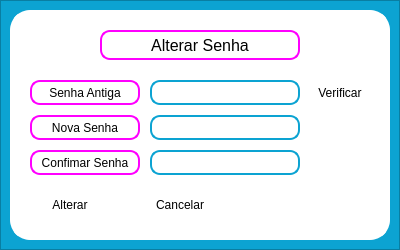
<?xml version="1.0" encoding="UTF-8"?>
<ui version="4.0">
 <class>Dialog_senha</class>
 <widget class="QDialog" name="Dialog_senha">
  <property name="geometry">
   <rect>
    <x>0</x>
    <y>0</y>
    <width>400</width>
    <height>250</height>
   </rect>
  </property>
  <property name="windowTitle">
   <string>Confirmação</string>
  </property>
  <widget class="QFrame" name="frame">
   <property name="geometry">
    <rect>
     <x>0</x>
     <y>0</y>
     <width>400</width>
     <height>250</height>
    </rect>
   </property>
   <property name="styleSheet">
    <string notr="true">background: #0CA3D2</string>
   </property>
   <property name="frameShape">
    <enum>QFrame::StyledPanel</enum>
   </property>
   <property name="frameShadow">
    <enum>QFrame::Raised</enum>
   </property>
   <widget class="QFrame" name="frame_2">
    <property name="geometry">
     <rect>
      <x>10</x>
      <y>10</y>
      <width>380</width>
      <height>230</height>
     </rect>
    </property>
    <property name="styleSheet">
     <string notr="true">background: #FFF;
border: 5px solid #fFf;
border-radius: 20px;
</string>
    </property>
    <property name="frameShape">
     <enum>QFrame::StyledPanel</enum>
    </property>
    <property name="frameShadow">
     <enum>QFrame::Raised</enum>
    </property>
    <widget class="QLabel" name="lb_titulo_modal">
     <property name="geometry">
      <rect>
       <x>90</x>
       <y>20</y>
       <width>200</width>
       <height>30</height>
      </rect>
     </property>
     <property name="font">
      <font>
       <family>Segoe UI</family>
       <pointsize>12</pointsize>
      </font>
     </property>
     <property name="styleSheet">
      <string notr="true">color: #FFF;
border: 2px solid #ff00ff;
border-radius:10px;
background: #FFF;
color: #000</string>
     </property>
     <property name="text">
      <string>Alterar Senha</string>
     </property>
     <property name="alignment">
      <set>Qt::AlignCenter</set>
     </property>
    </widget>
    <widget class="QLabel" name="lb_info">
     <property name="geometry">
      <rect>
       <x>20</x>
       <y>70</y>
       <width>110</width>
       <height>25</height>
      </rect>
     </property>
     <property name="font">
      <font>
       <family>Segoe UI</family>
      </font>
     </property>
     <property name="styleSheet">
      <string notr="true">color: #FFF;
border: 2px solid #ff00ff;
border-radius:10px;
background: #FFF;
color: #000</string>
     </property>
     <property name="text">
      <string>Senha Antiga</string>
     </property>
     <property name="alignment">
      <set>Qt::AlignCenter</set>
     </property>
    </widget>
    <widget class="QLineEdit" name="tx_senha_antiga">
     <property name="geometry">
      <rect>
       <x>140</x>
       <y>70</y>
       <width>150</width>
       <height>25</height>
      </rect>
     </property>
     <property name="styleSheet">
      <string notr="true">color: #FFF;
border: 2px solid #0CA3D2;
border-radius:10px;
background: #FFF;
color: #000;
</string>
     </property>
     <property name="echoMode">
      <enum>QLineEdit::Password</enum>
     </property>
    </widget>
    <widget class="QLabel" name="lb_info_2">
     <property name="geometry">
      <rect>
       <x>20</x>
       <y>105</y>
       <width>110</width>
       <height>25</height>
      </rect>
     </property>
     <property name="font">
      <font>
       <family>Segoe UI</family>
      </font>
     </property>
     <property name="styleSheet">
      <string notr="true">color: #FFF;
border: 2px solid #ff00ff;
border-radius:10px;
background: #FFF;
color: #000</string>
     </property>
     <property name="text">
      <string>Nova Senha</string>
     </property>
     <property name="alignment">
      <set>Qt::AlignCenter</set>
     </property>
    </widget>
    <widget class="QLineEdit" name="tx_senha_antiga_2">
     <property name="enabled">
      <bool>true</bool>
     </property>
     <property name="geometry">
      <rect>
       <x>140</x>
       <y>105</y>
       <width>150</width>
       <height>25</height>
      </rect>
     </property>
     <property name="styleSheet">
      <string notr="true">color: #FFF;
border: 2px solid #0CA3D2;
border-radius:10px;
background: #FFF;
color: #000</string>
     </property>
     <property name="echoMode">
      <enum>QLineEdit::Password</enum>
     </property>
    </widget>
    <widget class="QLabel" name="lb_info_3">
     <property name="enabled">
      <bool>true</bool>
     </property>
     <property name="geometry">
      <rect>
       <x>20</x>
       <y>140</y>
       <width>110</width>
       <height>25</height>
      </rect>
     </property>
     <property name="font">
      <font>
       <family>Segoe UI</family>
      </font>
     </property>
     <property name="styleSheet">
      <string notr="true">color: #FFF;
border: 2px solid #ff00ff;
border-radius:10px;
background: #FFF;
color: #000</string>
     </property>
     <property name="text">
      <string>Confimar Senha</string>
     </property>
     <property name="alignment">
      <set>Qt::AlignCenter</set>
     </property>
    </widget>
    <widget class="QLineEdit" name="tx_senha_antiga_3">
     <property name="geometry">
      <rect>
       <x>140</x>
       <y>140</y>
       <width>150</width>
       <height>25</height>
      </rect>
     </property>
     <property name="styleSheet">
      <string notr="true">color: #FFF;
border: 2px solid #0CA3D2;
border-radius:10px;
background: #FFF;
color: #000</string>
     </property>
     <property name="echoMode">
      <enum>QLineEdit::Password</enum>
     </property>
    </widget>
    <widget class="QPushButton" name="pushButton">
     <property name="geometry">
      <rect>
       <x>295</x>
       <y>70</y>
       <width>70</width>
       <height>26</height>
      </rect>
     </property>
     <property name="text">
      <string>Verificar</string>
     </property>
    </widget>
    <widget class="QPushButton" name="bt_dialog_alterar_senha">
     <property name="geometry">
      <rect>
       <x>10</x>
       <y>180</y>
       <width>100</width>
       <height>30</height>
      </rect>
     </property>
     <property name="text">
      <string>Alterar</string>
     </property>
    </widget>
    <widget class="QPushButton" name="bt_dialog_cancelar">
     <property name="geometry">
      <rect>
       <x>120</x>
       <y>180</y>
       <width>100</width>
       <height>30</height>
      </rect>
     </property>
     <property name="text">
      <string>Cancelar</string>
     </property>
    </widget>
   </widget>
  </widget>
 </widget>
 <resources/>
 <connections/>
</ui>
